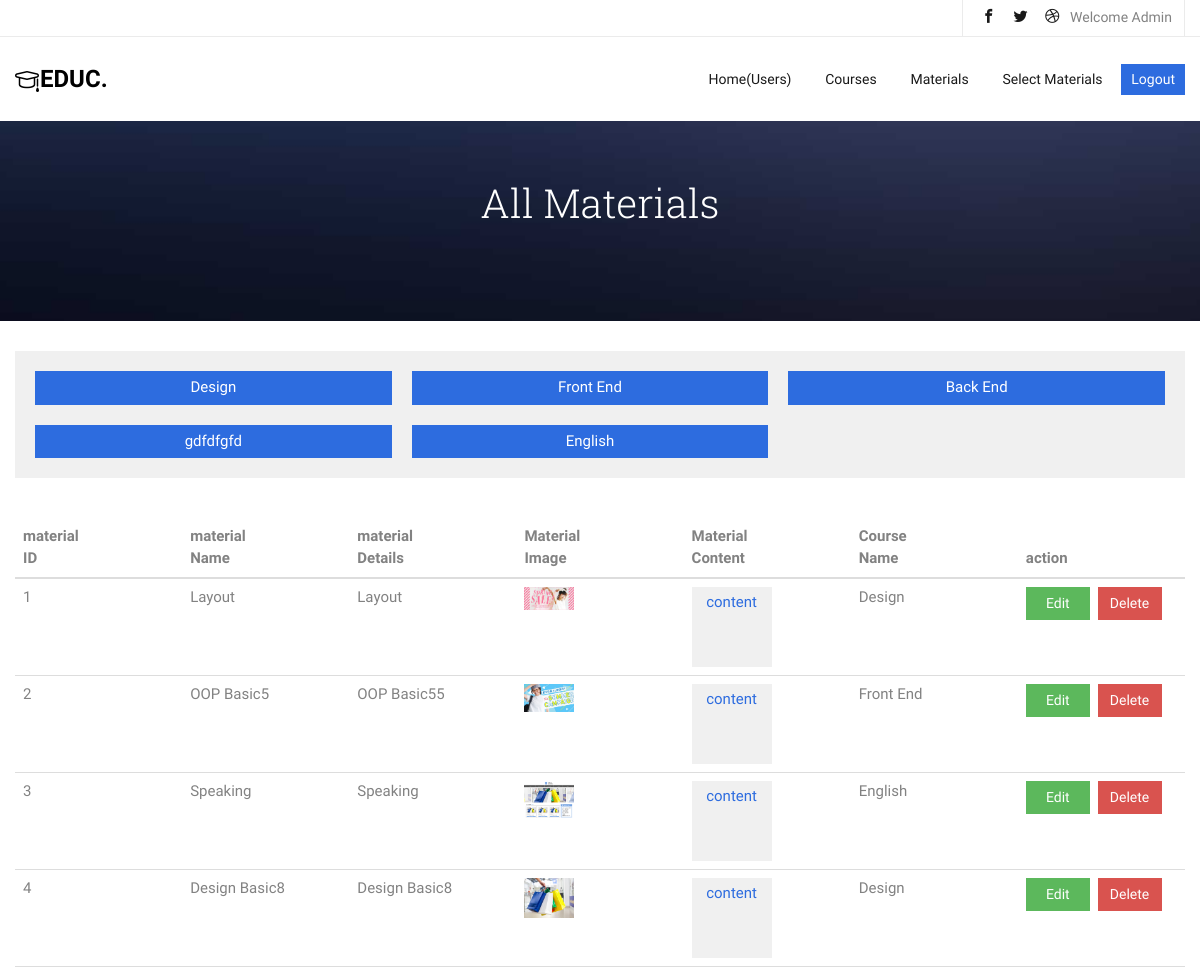
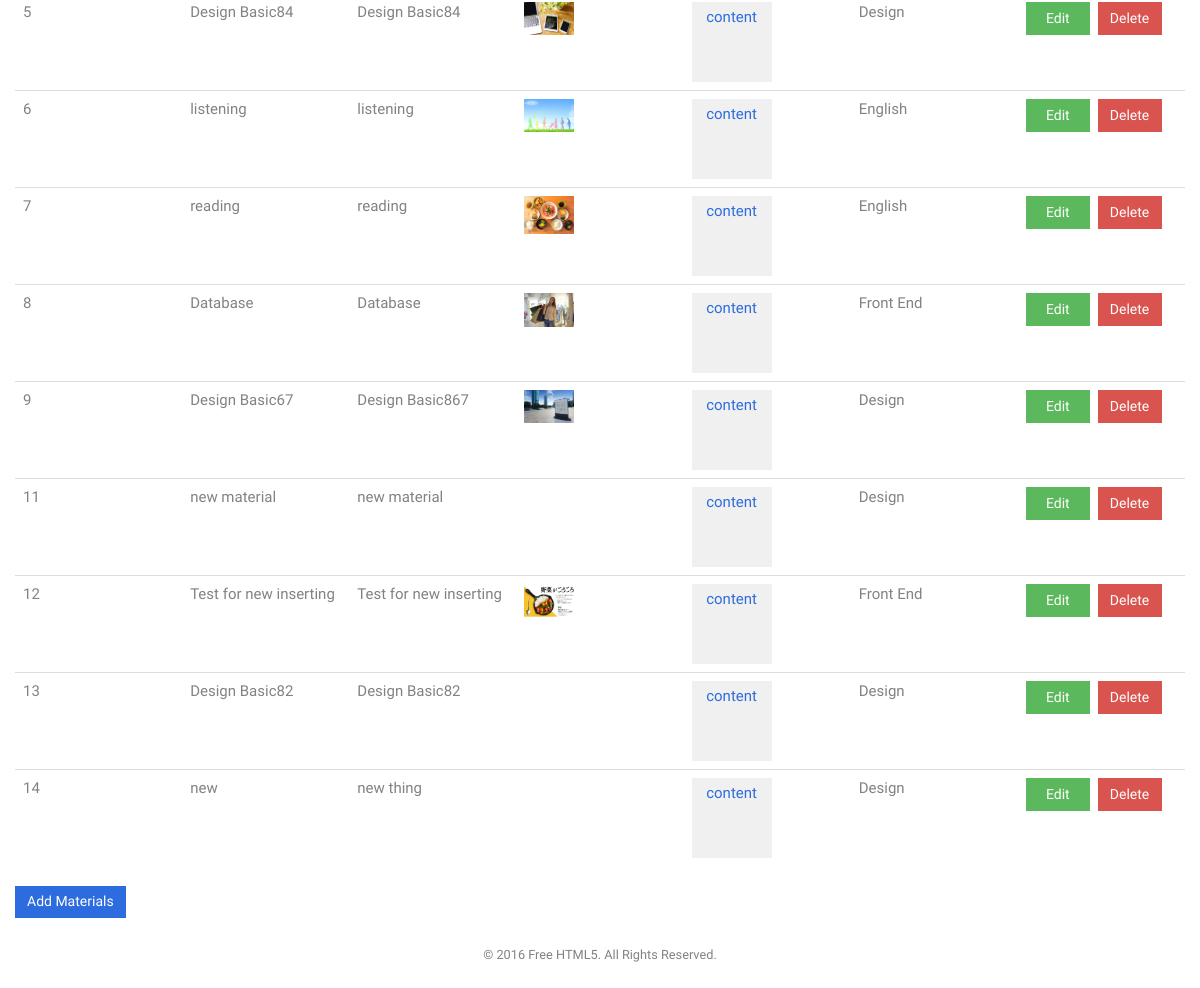
/admin/materials.php (signed in), run on the app's committed database (2 pictures, top to bottom).
### tables this page shows
CREATE TABLE `student` (
  `studentID` int(11) NOT NULL,
  `studentName` varchar(50) NOT NULL,
  `studentAdress` varchar(50) NOT NULL,
  `studentBirthdate` date NOT NULL,
  `studentBiography` varchar(200) NOT NULL,
  `loginID` int(11) NOT NULL,
  `studentPicture` varchar(100) NOT NULL
);

CREATE TABLE `course` (
  `courseID` int(11) NOT NULL,
  `courseName` varchar(50) NOT NULL,
  `courseDetails` varchar(50) NOT NULL,
  `coursePrice` int(50) NOT NULL,
  `coursePicture` varchar(100) NOT NULL,
  `loginID` int(11) NOT NULL
);

CREATE TABLE `material` (
  `materialID` int(11) NOT NULL,
  `materialName` varchar(50) NOT NULL,
  `materialDetails` varchar(300) NOT NULL,
  `materialImage` varchar(100) NOT NULL,
  `materialContent` varchar(100) NOT NULL,
  `courseID` int(11) NOT NULL
);

### classes/Config.php (called while the page is built, shortened)
<?php
class Config
{
    private $servername = 'localhost';
    private $username = 'root';
    private $password = '';
    private $database = 'elearning';
    public function __construct()
    {
        $this->conn = new mysqli($this->servername, $this->username, $this->password, $this->database);
    }
}

### classes/User.php (called while the page is built, shortened)
<?php
require_once "Config.php";
class User extends Config
{
    public function echo_student($loginID)
    {
        $sql = "SELECT * FROM student WHERE loginID='$loginID'";
        $result = $this->conn->query($sql);
        if ($result->num_rows > 0) {
            $row = $result->fetch_assoc();
            return $row;
        }
    }
}

### classes/Course.php (called while the page is built, shortened)
<?php
require_once "Config.php";
class Course extends Config
{
    public function get_course()
    {
        $sql = "SELECT * FROM course INNER JOIN student ON course.loginID = student.loginID";
        $result = $this->conn->query($sql);
        $rows = array();
        if ($result->num_rows > 0) {
            while ($row = $result->fetch_assoc()) {
                $rows[] = $row;
            }
            return $rows;
        } else {
            return $this->conn->error;
        }
    }
}

### classes/Material.php (called while the page is built, shortened)
<?php
require_once "Config.php";
class material extends Config
{
    public function get_material()
    {
        $sql = "SELECT * FROM material INNER JOIN course ON material.courseID=course.courseID";
        $result = $this->conn->query($sql);
        $rows = array();
        if ($result->num_rows > 0) {
            while ($row = $result->fetch_assoc()) {
                $rows[] = $row;
            }
            return $rows;
        } else {
            return $this->conn->error;
        }
    }
}

### admin/materials.php (the view, shortened to what this page needs)
 <?php
include 'common/head.php';
include '../classes/Material.php';
?>
	<aside class="not-slide">
		<div class="flexslider">
			<ul class="slides">
		   	<li style="background-image: url(../common/images/img_bg_4.jpg);">
		   		<div class="container">
		   			<div class="row">
			   			<div class="col-md-8 col-md-offset-2 text-center slider-text">
			   				<div class="slider-text-inner">
			   					<h1 class="heading-section">All Materials</h1>
			   				</div>
			   			</div>
			   		</div>
		   		</div>
		   	</li>
		  	</ul>
	  	</div>
	</aside>
<div class="container">
	<ul class="row course-btn">
<?php
$courseselect = new Course;
$result = $courseselect->get_course();
foreach ($result as $row) {
    $courseID = $row['courseID'];
    echo "<li class='col-sm-4'><a href='selectedcourse.php?courseID=$courseID'><span>" . $row['courseName'] . "</span></a></li>";
}
?>
</ul>
 <div class="table-wrap pt-5 pb-5 wide-table">
                 <table class="table">
            <thead>
                <tr>
                    <th>material<br>ID</th>
                    <th>material<br>Name</th>
                    <th>material<br>Details</th>
                    <th>Material<br>Image</th>
                    <th>Material<br>Content</th>
                    <th>Course<br>Name</th>
                    <th>action</th>
                </tr>
            </thead>
            <tbody>
<?php
$material = new Material;
$result = $material->get_material();
if ($result) {
    foreach ($result as $row) {
        $materialID = $row['materialID'];
        echo "<tr>";
        echo "<td>" . $row['materialID'] . "</td>";
        echo "<td>" . $row['materialName'] . "</td>";
        echo "<td>" . $row['materialDetails'] . "</td>";
        echo "<td class='profpic'><img src=../material_images/" . $row['materialImage'] . " alt=''><br></td>";
        echo "<td class='profpic'><a href='../material_contents/" . $row['materialContent'] . " ' target='_blank'>content</a></td>";
        echo "<td>" . $row['courseName'] . "</td>";
        echo "<td>
<a href='editmaterial.php?materialID=$materialID&action=1' class='btn btn-sm btn-success'>Edit</a> <a href='deleteMaterial.php?materialID=$materialID&action=3' class='btn btn-sm btn-danger text-white'>Delete</a></td>";
        echo "</tr>";
    }
}
?>
            </tbody>
        </table>
        <a href="creatematerial.php" class="btn btn-primary">Add Materials</a>
        </div>
        </div>
<footer>
			<div class="container">
				<div class="row copyright">
					<div class="col-md-12 text-center p-5">
						<p class="">
							<small class="block">&copy; 2016 Free HTML5. All Rights Reserved.</small>
						</p>
					</div>
					</div>
				</div>
		</footer>
	</div>
</body>
</html>

### admin/common/head.php (shortened to what this page needs)
<?php
include_once '../classes/User.php';
?>
 <!DOCTYPE HTML>
<html><head>
	<link rel="stylesheet" href="../common/css/animate.css">
	<link rel="stylesheet" href="../common/css/icomoon.css">
	<link rel="stylesheet" href="../common/css/bootstrap.css">
	<link rel="stylesheet" href="../common/css/magnific-popup.css">
	<link rel="stylesheet" href="../common/css/flexslider.css">
	<link rel="stylesheet" href="../common/css/pricing.css">
	<link rel="stylesheet" href="../common/css/style.css">
	<link rel="stylesheet" href="../common/css/common.css">
</head>
<body>
	<div id="page">
		<nav class="fh5co-nav" role="navigation">
			<div class="top">
				<div class="container">
					<div class="row">
						<div class="col-xs-12 text-right">
							<ul class="fh5co-social">
								<li><a href="#"><i class="icon-facebook2"></i></a></li>
								<li><a href="#"><i class="icon-twitter2"></i></a></li>
								<li><a href="#"><i class="icon-dribbble2"></i></a></li>
								<li>Welcome
								<?php
$loginID = $_SESSION['loginID'];
$user = new User;
$row = $user->echo_student($loginID);
echo $row['studentName'];
?></li>
							</ul>
						</div>
					</div>
				</div>
			</div>
			<div class="top-menu">
				<div class="container">
					<div class="row">
						<div class="col-xs-2">
							<div id="fh5co-logo"><a href="index.php"><i class="icon-study"></i>Educ<span>.</span></a></div>
						</div>
						<div class="col-xs-10 text-right menu-1">
							<ul>
								<li><a href="index.php">Home(Users)</a></li>
								<li><a href="courses.php">Courses</a></li>
								<li><a href="materials.php">Materials</a></li>
								<li class="has-dropdown">
									<a href="materials.php">Select Materials</a>
										<?php
include_once '../classes/Course.php';
$course = new Course;
$result = $course->get_course();
?>
								</li>
								<li class="btn-cta"><a href="logout.php"><span>Logout</span></a></li>
							</ul>
						</div>
					</div>
				</div>
				</div>
		</nav>

### common/css/icomoon.css (style rules this page uses)
[class^="icon-"], [class*=" icon-"] { font-family: 'icomoon' !important; speak: none; font-style: normal; font-weight: normal; font-variant: normal; text-transform: none; line-height: 1; -webkit-font-smoothing: antialiased; -moz-osx-font-smoothing: grayscale; }
.icon-study:before { content: "\e924"; }
.icon-facebook2:before { content: "\eac0"; }
.icon-twitter2:before { content: "\eac6"; }
.icon-dribbble2:before { content: "\ead7"; }

### common/css/flexslider.css (style rules this page uses)
.slides, .slides>li, .flex-control-nav, .flex-direction-nav { margin: 0; padding: 0; list-style: none; }
.flexslider { margin: 0; padding: 0; }
.flexslider .slides>li { display: none; -webkit-backface-visibility: hidden; }
.flexslider .slides:after { display: block; clear: both; visibility: hidden; line-height: 0; height: 0; }
.flexslider { margin: 0 0 30px; background: #ffffff; border: 4px solid #ffffff; position: relative; zoom: 1; -webkit-border-radius: 4px; -moz-border-radius: 4px; border-radius: 4px; -webkit-box-shadow: ''0 1px 4px rgba(0, 0, 0, 0.2); -moz-box-shadow: ''0 1px 4px rgba(0, 0, 0, 0.2); -o-box-shadow: ''0 1px 4px rgba(0, 0, 0, 0.2); box-shadow: ''0 1px 4px rgba(0, 0, 0, 0.2); }
.flexslider .slides { zoom: 1; }

### common/css/common.css (style rules this page uses)
footer p { padding-top: 20px; }
.not-slide .flexslider { border: none; }
.not-slide .flexslider .slider-text { height: 200px; min-height: 200px; }
.not-slide .flexslider .slides li { height: 200px; min-height: 200px; background-image: url(images/img_bg_4.jpg); display: block; background-size: cover; background-position: bottom -62px right; }
.not-slide .flexslider .slides li:after { position: absolute; top: 0; bottom: 0; left: 0; right: 0; content: ''; z-index: 1; }
.not-slide .flexslider .slider-text>.slider-text-inner { height: 200px; width: 100%; line-height: 200px; padding-top: 56px; }
.not-slide .flexslider .slider-text>.slider-text-inner h1, .not-slide .flexslider .slider-text>.slider-text-inner h2 { margin: 0; padding: 0; color: white; margin-bottom: 20px; font-size: 40px; line-height: 1.3; font-weight: 300; z-index: 100; opacity: 1; }
.profpic a { width: 80px; height: 80px; padding: 5px; display: block; background-color: #f0f0f0; text-align: center; }
.profpic img { width: 50px; max-width: 50px; }
.container { width: 100%; }
table { width: 100%; table-layout: fixed; word-break: break-all; word-wrap: break-all; }
.course-btn { margin: 0; padding: 0; padding: 20px 20px 0; background: #f0f0f0; margin-bottom: 40px; }
.course-btn li { padding: 0 20px 20px 0; margin: 0; list-style: none; display: inline; font-weight: 300; }
.course-btn li:nth-of-type(3n) { padding-right: 0; }
.course-btn a { padding: 0; color: #fff; display: block; text-align: center; background: #2d6cdf; }
.course-btn span { background: #2d6cdf; padding: 4px 10px; display: -moz-inline-stack; display: inline-block; zoom: 1; -webkit-transition: 0.3s; -o-transition: 0.3s; transition: 0.3s; -webkit-border-radius: 1; -moz-border-radius: 1; -ms-border-radius: 1; border-radius: 1; }
div.btn, .finish.btn, input.btn, a.btn { border-radius: 0; font-size: 1.4rem; padding: 4px 10px; min-width: 64px; }
.heading-section { position: relative; }

### data on the page
student: studentName "Admin"
course: courseName "Design"
course: courseName "Front End"
course: courseName "Back End"
course: courseName "gdfdfgfd"
course: courseName "English"
material: materialID "1", materialName "Layout", materialDetails "Layout", materialImage (picture), courseID.courseName "Design"
material: materialID "2", materialName "OOP Basic5", materialDetails "OOP Basic55", materialImage (picture), courseID.courseName "Front End"
material: materialID "3", materialName "Speaking", materialDetails "Speaking", materialImage (picture), courseID.courseName "English"
material: materialID "4", materialName "Design Basic8", materialDetails "Design Basic8", materialImage (picture), courseID.courseName "Design"
material: materialID "5", materialName "Design Basic84", materialDetails "Design Basic84", materialImage (picture), courseID.courseName "Design"
material: materialID "6", materialName "listening", materialDetails "listening", materialImage (picture), courseID.courseName "English"
material: materialID "7", materialName "reading", materialDetails "reading", materialImage (picture), courseID.courseName "English"
material: materialID "8", materialName "Database", materialDetails "Database", materialImage (picture), courseID.courseName "Front End"
material: materialID "9", materialName "Design Basic67", materialDetails "Design Basic867", materialImage (picture), courseID.courseName "Design"
material: materialID "11", materialName "new material", materialDetails "new material", courseID.courseName "Design"
material: materialID "12", materialName "Test for new inserting", materialDetails "Test for new inserting", materialImage (picture), courseID.courseName "Front End"
material: materialID "13", materialName "Design Basic82", materialDetails "Design Basic82", courseID.courseName "Design"
material: materialID "14", materialName "new", materialDetails "new thing", courseID.courseName "Design"
